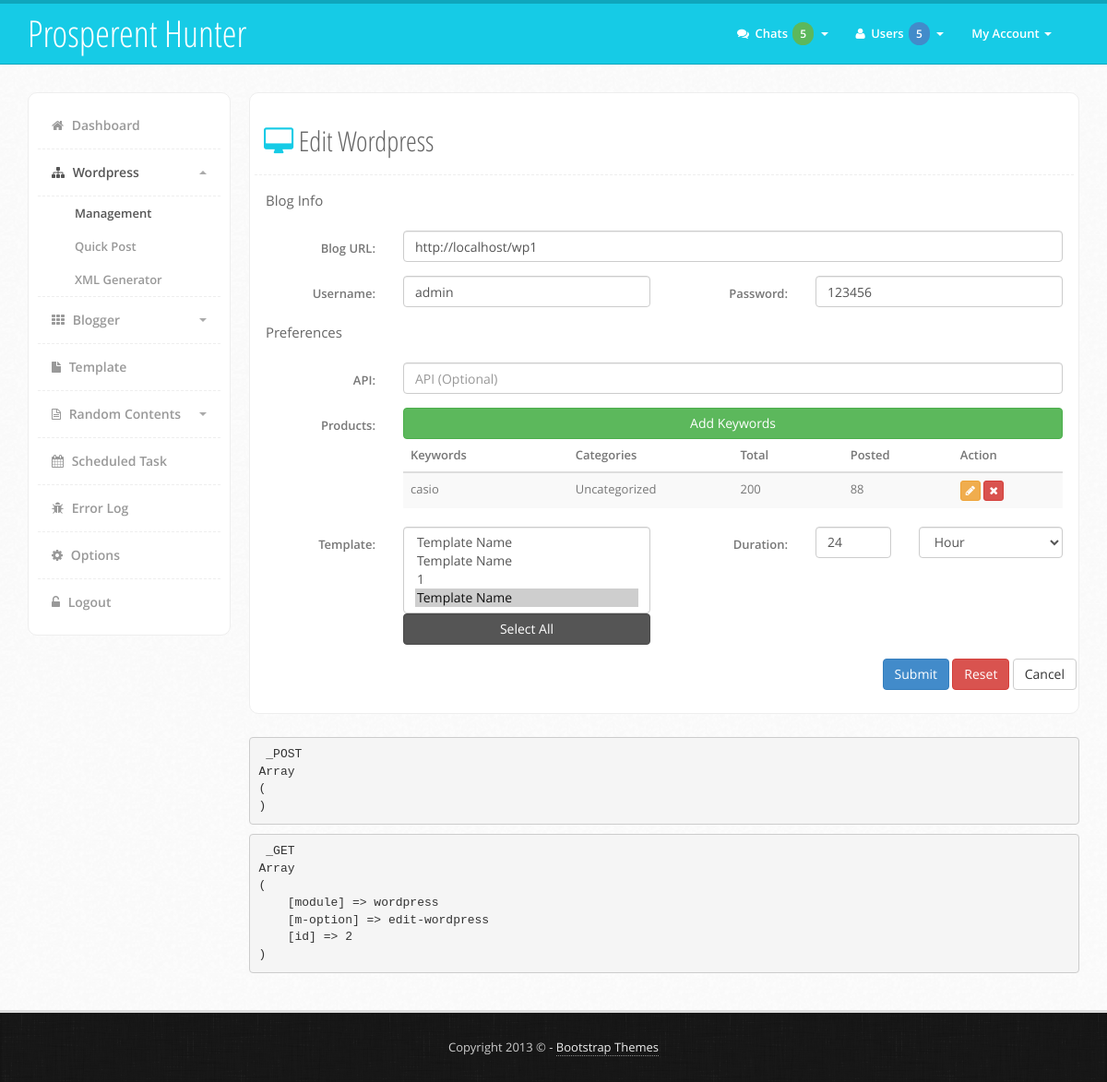
Screenshot of /?module=wordpress&m-option=edit-wordpress&id=2 (signed in) with the database file from the repository.
### tables this page shows
CREATE TABLE IF NOT EXISTS `wordpress` (
  `ID` int(255) NOT NULL AUTO_INCREMENT,
  `blog_url` text NOT NULL,
  `username` varchar(255) NOT NULL,
  `password` varchar(255) NOT NULL,
  `api` varchar(32) NOT NULL,
  `template` text NOT NULL,
  `cronjob` varchar(255) NOT NULL,
  `duration` int(255) NOT NULL,
  `timeformat` varchar(32) NOT NULL,
  `lastpost` int(11) NOT NULL,
  PRIMARY KEY (`ID`)
);

CREATE TABLE IF NOT EXISTS `keywords` (
  `ID` int(255) NOT NULL AUTO_INCREMENT,
  `keywords` text NOT NULL,
  `category` varchar(255) NOT NULL,
  `type` varchar(10) NOT NULL,
  `blogId` int(255) NOT NULL,
  PRIMARY KEY (`ID`)
);

CREATE TABLE IF NOT EXISTS `template` (
  `ID` int(255) NOT NULL AUTO_INCREMENT,
  `name` varchar(255) NOT NULL,
  `title` longtext NOT NULL,
  `prefix` longtext NOT NULL,
  `suffix` longtext NOT NULL,
  `compare_table` varchar(8) NOT NULL DEFAULT 'OFF',
  `post_template` longtext NOT NULL,
  `options` longtext NOT NULL,
  PRIMARY KEY (`ID`)
);

### module.php (called while the page is built, shortened)
<?php
if (isset($_GET['module'])) {
    $module['module'] = $_GET['module'];
    if (isset($_GET['m-option'])) {
        $module['m-option'] = $_GET['m-option'];
    }
    if ($module['module'] == 'wordpress') {
        if (isset($_GET['m-option'])) {
            if ($_GET['m-option'] == 'edit-wordpress') {
                $module['file'] = 'module/wordpress/edit-wordpress.php';
                $module['title'] = 'Edit Wordpress';
            }
        } else {
            $module['file'] = 'module/wordpress/wordpress.php';
            $module['title'] = 'Wordpress Projects';
        }
    }
} else {
    $module['module'] = 'dashboard';
    $module['file'] = 'dashboard.php';
    $module['title'] = 'Dashboard';
}
?>

### functions.php (called while the page is built, shortened)
<?php
function slashes($var) {
    if(is_array($var)) {
        return array_map('slashes', $var);
    } else {
        return addslashes($var);
    }
}
?>

### module/wordpress/edit-wordpress.php (the view, shortened to what this page needs)
<?php
$wpID = slashes($_GET['id']);
$queryWP = "SELECT * FROM wordpress WHERE ID = '" . $wpID . "'";
$resultWP = $mysqli->query($queryWP)->fetch_array(MYSQLI_ASSOC) OR trigger_error($mysqli->error . "[$queryWP]");
$queryKeywords = "SELECT * FROM keywords WHERE type = 'wordpress' AND blogId = '" . $wpID ."'";
$resultKeywords = $mysqli->query($queryKeywords) OR trigger_error($mysqli->error . "[$queryKeywords]");
$queryTemplate = "SELECT * FROM template";
$resultTemplate = $mysqli->query($queryTemplate) OR trigger_error($mysqli->error . "[$queryTemplate]");
?>
                            <div class="content-box">
                                <div class="content-head">
                                    <h2><i class="fa fa-desktop color"></i> <?php echo $module['title']; ?></h2>
                                </div>
                                <div class="content-body">
                                    <form name="add-wordpress" class="form-horizontal" data-toggle="validator" action="?module=wordpress" method="POST">
                                        <h3>Blog Info</h3>
                                        <div class="row">
                                            <div class="col-md-12">
                                                <div class="form-group">
                                                    <label class="col-md-2 control-label">Blog URL:</label>
                                                    <div class="col-md-10">
                                                        <input type="text" name="blogurl" class="form-control" placeholder="http://www.example.com" value="<?php echo $resultWP['blog_url']; ?>" required />
                                                    </div>
                                                </div>
                                            </div>
                                        </div>
                                        <div class="row">
                                            <div class="col-md-6">
                                                <div class="form-group">
                                                    <label class="col-md-4 control-label">Username:</label>
                                                    <div class="col-md-8">
                                                        <input type="text" name="username" class="form-control" placeholder="Username" value="<?php echo $resultWP['username']; ?>" required />
                                                    </div>
                                                </div>
                                            </div>
                                            <div class="col-md-6">
                                                <div class="form-group">
                                                    <label class="col-md-4 control-label">Password:</label>
                                                    <div class="col-md-8">
                                                        <input type="text" name="password" class="form-control" placeholder="Password" value="<?php echo $resultWP['password']; ?>" required />
                                                    </div>
                                                </div>
                                            </div>
                                        </div>
                                        <h3>Preferences</h3>
                                        <div class="row">
                                            <div class="col-md-12">
                                                <div class="form-group">
                                                    <label class="col-md-2 control-label">API:</label>
                                                    <div class="col-md-10">
                                                        <input type="text" name="api" class="form-control" placeholder="API (Optional)" value="<?php echo $resultWP['api']; ?>" />
                                                    </div>
                                                </div>
                                            </div>
                                        </div>
                                        <div class="row">
                                            <label class="col-md-2 control-label">Products:</label>
                                            <div class="col-md-10">
                                                <a href="#" class="col-md-12 btn green">Add Keywords</a>
                                                <table class="table table-striped table-hover">
                                                    <thead>
                                                        <tr>
                                                            <th class="col-md-3">Keywords</th>
                                                            <th class="col-md-3">Categories</th>
                                                            <th class="col-md-2">Total</th>
                                                            <th class="col-md-2">Posted</th>
                                                            <th class="col-md-2">Action</th>
                                                        </tr>
                                                    </thead>
                                                    <tbody>
                                                        <?php
                                                        while ($wpKeywords = $resultKeywords->fetch_array(MYSQLI_ASSOC)) { ?>
                                                        <tr>
                                                            <td><?php echo $wpKeywords['keywords']; ?></td>
                                                            <td><?php echo $wpKeywords['category']; ?></td>
                                                            <td>
                                                                <?php
                                                                $queryTotal = "SELECT * FROM products WHERE keywordId = '" . $wpKeywords['ID'] . "'";
                                                                $resultTotal = $mysqli->query($queryTotal)->num_rows OR trigger_error($mysqli->error . "[$queryTotal]");
                                                                echo $resultTotal;
                                                                ?>
                                                            </td>
                                                            <td>
                                                                <?php
                                                                $queryTotal .= " AND status ='Posted'";
                                                                $resultTotal = $mysqli->query($queryTotal)->num_rows OR trigger_error($mysqli->error . "[$queryTotal]");
                                                                echo $resultTotal;
                                                                ?>
                                                            </td>
                                                            <td>
                                                                <a href="?module=wordpress&m-option=edit-keyword&id=<?php echo $wpKeywords['ID']; ?>" class="btn btn-xs yellow" data-toggle="tooltip" title="Edit"><i class="fa fa-pencil"></i></a>
                                                                <a href="?module=wordpress&m-option=edit-wordpress&id=1&delete-keyword=<?php echo $wpKeywords['ID']; ?>" class="btn btn-xs red"><i class="fa fa-times" data-toggle="tooltip" title="Delete"></i></a>
                                                            </td>
                                                        </tr>
                                                        <?php } ?>
                                                    </tbody>
                                                </table>
                                            </div>
                                        </div>
                                        <div class="row">
                                            <div class="col-md-6">
                                                <div class="form-group">
                                                    <label class="col-md-4 control-label">Template:</label>
                                                    <div class="col-md-8">
                                                        <select name="template[]" class="form-control" multiple="multiple">
                                                            <?php while ($templateRow = $resultTemplate->fetch_array(MYSQLI_ASSOC)) { ?>
                                                            <option value="<?php echo $templateRow['ID']; ?>"<?php foreach (explode(', ', $resultWP['template']) as $templateID) { if ($templateID == $templateRow['ID']) { echo 'selected'; } } ?>><?php echo $templateRow['name']; ?></option>
                                                            <?php } ?>
                                                        </select>
                                                        <input type="button" name="select-all" class="form-control btn black" value="Select All" required />
                                                    </div>
                                                </div>
                                            </div>
                                            <div class="col-md-6">
                                                <div class="form-group">
                                                    <label class="col-md-4 control-label">Duration:</label>
                                                    <div class="col-md-3">
                                                        <input type="text" name="duration" class="col-md-3 form-control" value="<?php echo $resultWP['duration']; ?>" required />
                                                    </div>
                                                    <div class="col-md-5">
                                                        <select name="time-format" class="form-control">
                                                        <option value="3600"<?php echo ($resultWP['timeformat'] == '3600') ? " selected" : "" ?>>Hour</option>
                                                    </select>
                                                    </div>
                                                </div>
                                            </div>
                                        </div>
                                        <div class="row">
                                            <div class="col-md-12">
                                                <div class="form-group pull-right">
                                                    <button type="submit" class="btn blue" disabled>Submit</button>
                                                    <button type="reset" class="btn red">Reset</button>
                                                    <button type="button" class="btn white" onClick="history.go(-1);return true;">Cancel</button>
                                                </div>
                                            </div>
                                        </div>
                                    </form>
                                </div>
                            </div>

### assets/css/style.css (style rules this page uses)
body { font-family: 'Open Sans', sans-serif; color: #444; font-size: 13px; line-height: 25px; -webkit-font-smoothing: antialiased; background: #fafafa url('../img/main-back.png') repeat; }
h1,h2,h3,h4 { font-family: 'Open Sans Condensed', sans-serif; }
.color { color: #16cbe6; }
.content-box { background: #fff; padding: 5px; border-radius: 10px; border-left: 1px solid #eee; border-top: 1px solid #eee; border-bottom: 1px solid #eee; border-right: 1px solid #eee; }
.content-box .content-head { margin: 0px; font-family: "Open Sans", sans-serif; font-size: 15px; line-height: 25px; color: #666; padding: 10px; margin-bottom: 10px; padding-bottom: 10px; border-bottom: 1px dashed #eee; }
.content-box .content-body { padding: 5px 12px; color: #777; }
.content-body h3 { margin:0px; font-family:"Open Sans", sans-serif; font-size:15px; line-height:25px; color:#666; margin-bottom:10px; padding-bottom:10px; }
.red { color: #ffffff; background-color: #d9534f; border-color: #d43f3a; }
.blue { color: #ffffff; background-color: #428bca; border-color: #357ebd; }
.green { color: #ffffff; background-color: #5cb85c; border-color: #4cae4c; }
.yellow { color: #ffffff; background-color: #f0ad4e; border-color: #eea236; }
.black { color: #ffffff; background-color: #555555; border-color: #4c4c4c; }
.white { color: #333333; background-color: #ffffff; border-color: #cccccc; }

### rows the page displays
wordpress: blogurl "http://localhost/wp1", username "admin", password "123456", template.name "Template Name / Template Name / 1 / Template Name ☑", duration "24", time-format "Hour"
keywords: keywords "casio", category "Uncategorized", resultTotal "200", resultTotal "88"

### other values shown
$module['title'] "Edit Wordpress"
